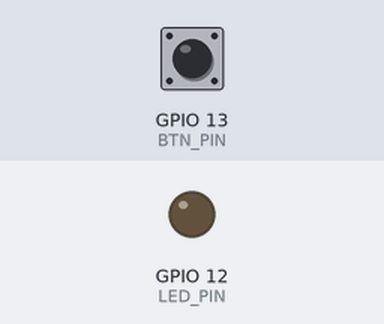
This sketch was run on a simulated ESP8266 (NodeMCU). Shown: output pins drawn as LEDs (lit = HIGH). The test bench sets the inputs (shaded band); at power-on: GPIO 13 (BTN_PIN) HIGH. WiFi joins after 1.5 s; servers stay silent unless stated; network time is answered at once with the bench clock; the local clock reads 2024-03-15 10:24:30 at power-on unless the sketch sets it; what the sketch prints to the serial monitor is not drawn.

Above: at 3.9 s.
4.0 s: GPIO 13 (BTN_PIN) pulled LOW for 1 s
At 4.41 s:
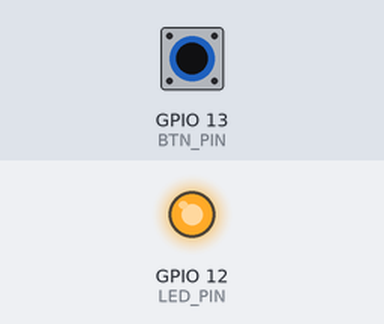
7.0 s: GPIO 13 (BTN_PIN) pulled LOW for 3.2 s
At 11.0 s:
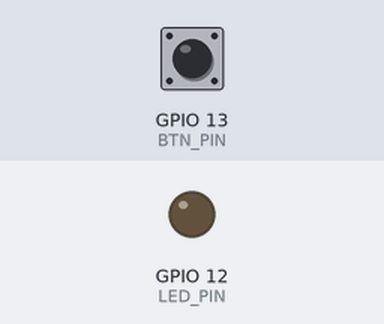
Timing chart, 0 to 12.5 s (numbered marks = the images above; inputs shaded):
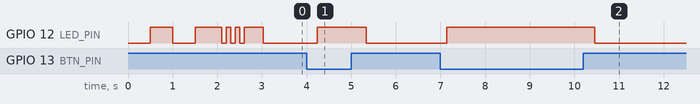

Measured:
- after the input at 4.0 s, GPIO 12 (LED_PIN): LOW → HIGH after 0.23 s, → LOW 1.1 s later
- after the input at 7.0 s, GPIO 12 (LED_PIN): LOW → HIGH after 0.14 s, → LOW 3.3 s later

The sketch:

IR-blaster.ino
```cpp
#include <Arduino.h>
#include <IRremoteESP8266.h>
#include <IRrecv.h>
#include <IRsend.h>
#include <IRutils.h>
#include <ESP8266WiFi.h>
#include <ESP8266mDNS.h>
#include <WiFiUdp.h>
#include <ArduinoOTA.h>
#include <NTPClient.h>
#include <WiFiUdp.h>

bool LED_STATE = false;
// const uint16_t LED_PIN = LED_BUILTIN;
const uint16_t LED_PIN = 12;
const uint16_t kRecvPin = 4;
const uint16_t kIrLed = 15;
const uint16_t address = 0x4; // LG TV
const uint16_t powerOffCommand = 0x8; // LG TV
const uint16_t BTN_PIN = 13;
int BTN_STATE = 0;

IRrecv irrecv(kRecvPin);
IRsend irsend(kIrLed);

decode_results results; // for capturing other codes

const char* ssid = ""; // fill me with your own
const char* password = ""; // fill me with your own

const long utcOffsetInSeconds = -28800;
const long updateIntervalInMs = 60000;
WiFiUDP ntpUDP;
NTPClient timeClient(ntpUDP, "pool.ntp.org", utcOffsetInSeconds, updateIntervalInMs);
int sHour = 8; // 8:30am
int sMinute = 30;
int eHour = 19; // 7:30pm
int eMinute = 30;

void checkWifiStatus() {
  int status = WiFi.status();
    switch (status) {
      case WL_IDLE_STATUS:
        Serial.println("WL_IDLE_STATUS");
        break;
      case WL_NO_SSID_AVAIL:
        Serial.println("WL_NO_SSID_AVAIL");
        break;
      case WL_SCAN_COMPLETED:
        Serial.println("WL_SCAN_COMPLETED");
        break;
      case WL_CONNECTED:
        Serial.println("WL_CONNECTED");
        break;
      case WL_CONNECT_FAILED:
        Serial.println("WL_CONNECT_FAILED");
        break;
      case WL_CONNECTION_LOST:
        Serial.println("WL_CONNECTION_LOST");
        break;
      case WL_WRONG_PASSWORD:
        Serial.println("WL_WRONG_PASSWORD");
        break;
      case WL_DISCONNECTED:
        Serial.println("WL_DISCONNECTED");
        break;
    }
}

void setup() {
  Serial.begin(115200);
  Serial.println("Booting");
  irrecv.enableIRIn();  // Start the receiver
  irsend.begin(); // Start the IR transmitter
  pinMode(LED_PIN, OUTPUT);
  pinMode(BTN_PIN, INPUT_PULLUP);
  while (!Serial)  // Wait for the serial connection to be establised.
    delay(50);
  Serial.println();
  Serial.print("IRrecvDemo is now running and waiting for IR message on Pin ");
  Serial.println(kRecvPin);

  WiFi.mode(WIFI_STA);
  WiFi.begin(ssid, password);
  while (WiFi.status() != WL_CONNECTED) {
    checkWifiStatus();
    digitalWrite(LED_PIN, LOW);
    delay(500);
    digitalWrite(LED_PIN, HIGH);
    delay(500);
  }

  digitalWrite(LED_PIN, HIGH);
  delay(100);
  digitalWrite(LED_PIN, LOW);
  delay(100);
  digitalWrite(LED_PIN, HIGH);
  delay(100);
  digitalWrite(LED_PIN, LOW);
  delay(100);
  digitalWrite(LED_PIN, HIGH);
  delay(100);
  digitalWrite(LED_PIN, LOW);
  delay(100);
  digitalWrite(LED_PIN, HIGH);
  delay(100);

  timeClient.begin();
  timeClient.update();
  // while (!timeClient.isTimeSet()) {
  //   Serial.println("waiting to get and set current time.");
  // }
  // Serial.print("The time is: ");
  // Serial.println(timeClient.getFormattedTime());
  // while (WiFi.waitForConnectResult() != WL_CONNECTED) {
  //   Serial.println("Connection Failed! Rebooting...");
  //   delay(5000);
  //   ESP.restart();
  // }

  // Port defaults to 8266
  // ArduinoOTA.setPort(8266);

  // Hostname defaults to esp8266-[ChipID]
  ArduinoOTA.setHostname("IR-blaster");

  // No authentication by default
  ArduinoOTA.setPassword((const char *)"");

  ArduinoOTA.onStart([]() {
    Serial.println("Start");
  });
  ArduinoOTA.onEnd([]() {
    Serial.println("\nEnd");
  });
  ArduinoOTA.onProgress([](unsigned int progress, unsigned int total) {
    Serial.printf("Progress: %u%%\r", (progress / (total / 100)));
  });
  ArduinoOTA.onError([](ota_error_t error) {
    Serial.printf("Error[%u]: ", error);
    if (error == OTA_AUTH_ERROR) Serial.println("Auth Failed");
    else if (error == OTA_BEGIN_ERROR) Serial.println("Begin Failed");
    else if (error == OTA_CONNECT_ERROR) Serial.println("Connect Failed");
    else if (error == OTA_RECEIVE_ERROR) Serial.println("Receive Failed");
    else if (error == OTA_END_ERROR) Serial.println("End Failed");
  });
  ArduinoOTA.begin();
  Serial.println("Ready");
  Serial.print("IP address: ");
  Serial.println(WiFi.localIP());
}
int hour = 0;
int minute = 0;
bool isToggled = false;
int toggleTime = 0;
void loop() {
  ArduinoOTA.handle();
  hour = timeClient.getHours();
  minute = timeClient.getMinutes();
  BTN_STATE = digitalRead(BTN_PIN);
  if (BTN_STATE == LOW) {
    digitalWrite(LED_PIN, HIGH);
    irrecv.disableIRIn();
    irsend.sendNEC(irsend.encodeNEC(address, powerOffCommand));

    Serial.print("sending ir PWR code");
    irrecv.enableIRIn();
  } else {
    // timeClient.update();
    // Serial.print(timeClient.getFormattedTime());
    // Serial.print(" - H: ");
    // Serial.print(timeClient.getHours());
    // Serial.print(" M: ");
    // Serial.println(timeClient.getMinutes());
    if(timeClient.isTimeSet()) {
      if (isToggled && toggleTime != (hour*100) + minute) {
        // reset isToggled
        isToggled = false;
      }
      if ((hour == sHour && minute == sMinute || hour == eHour && minute == eMinute) && !isToggled) {
        isToggled = true;
        toggleTime = (hour*100) + minute;
        irsend.sendNEC(irsend.encodeNEC(address, powerOffCommand));
        digitalWrite(LED_PIN, HIGH);
        delay(100);
        digitalWrite(LED_PIN, LOW);
        delay(100);
        digitalWrite(LED_PIN, HIGH);
        delay(100);
        digitalWrite(LED_PIN, LOW);
        delay(100);
        digitalWrite(LED_PIN, HIGH);
        delay(100);
        digitalWrite(LED_PIN, LOW);
        delay(100);
        digitalWrite(LED_PIN, HIGH);
        delay(100);
      }
    }
    // if (irrecv.decode(&results)) {
    //   digitalWrite(LED_PIN, LOW);
    //   serialPrintUint64(results.value, HEX);
    //   Serial.println("");
    //   irrecv.resume();  // Receive the next value
    // }
  }
  delay(300);
  digitalWrite(LED_PIN, LOW);
}
```
